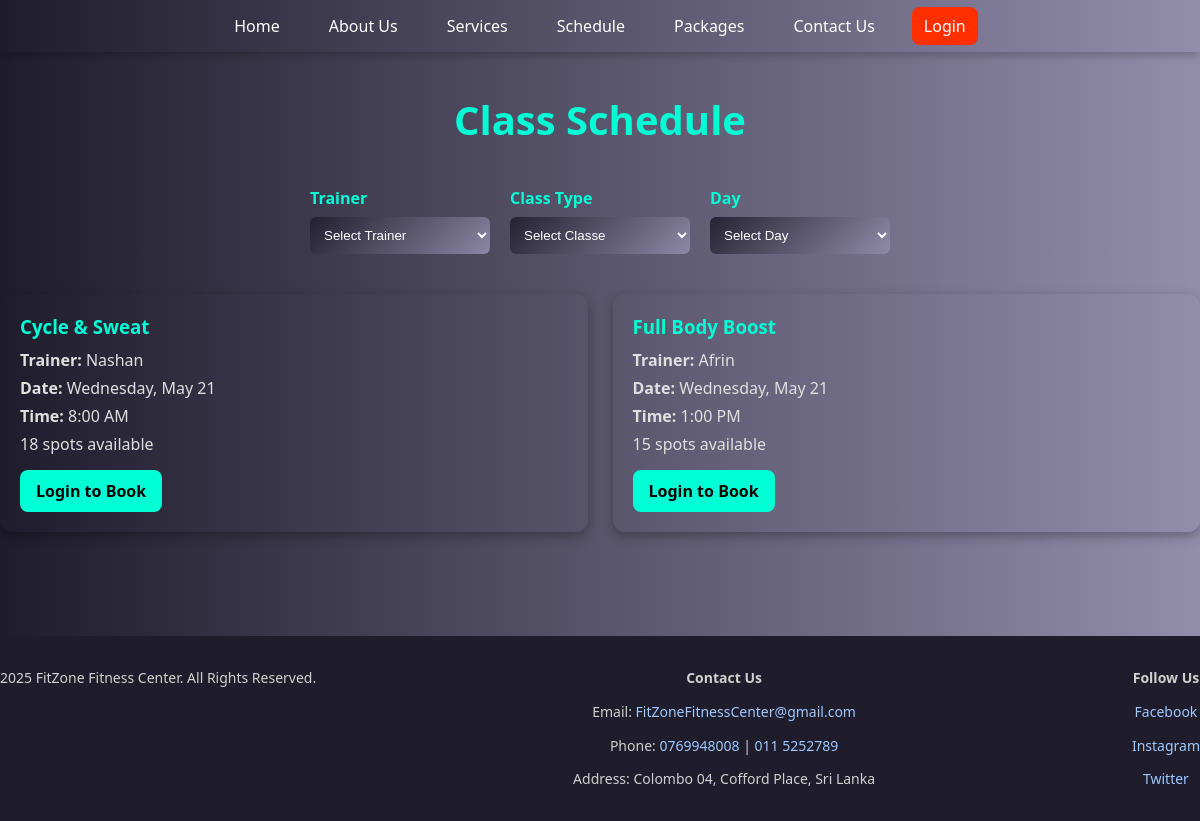
Page /schedule.php on the committed database.
### tables this page shows
CREATE TABLE IF NOT EXISTS schedules (
    id INT PRIMARY KEY AUTO_INCREMENT,
    class_name VARCHAR(100) NOT NULL,
    trainer VARCHAR(100) NOT NULL,
    date DATE NOT NULL,
    time TIME NOT NULL,
    capacity INT NOT NULL,
    current_bookings INT DEFAULT 0,
    created_at TIMESTAMP DEFAULT CURRENT_TIMESTAMP
);

### schedule.php (the view, shortened to what this page needs)
<?php
require_once 'database.php';
?>
<!DOCTYPE html>
<html lang="en">
<head>
    <link rel="stylesheet" href="schedule.css">
</head>
<body>
    <nav class="navbackground">
        <div class="navbar">
            <ul class="navlinks">
                <li><a href="Home.php">Home</a></li>
                <li><a href="AboutUs.html">About Us</a></li>
                <li><a href="Services.html">Services</a></li>
                <li><a href="Schedule.php">Schedule</a></li>
                <li><a href="Packages.html">Packages</a></li>
                <li><a href="Contact.html">Contact Us</a></li>
                <li><a href="login.php" class="login-btn">Login</a></li>
            </ul>
        </div>
    </nav>
<div class="container">
        <div class="header">
            <h1>Class Schedule</h1>
        </div>
        <div class="schedule-container">
            <div class="schedule-filters">
                <div class="filter-group">
                    <label for="trainer">Trainer</label>
                    <select id="trainer" name="trainer" onchange="updateSchedule()">
                        <option value="">Select Trainer</option>
                    </select>
                </div>
                <div class="filter-group">
                    <label for="class">Class Type</label>
                    <select id="class" name="class" onchange="updateSchedule()">
                        <option value=""> Select Classe</option>
                    </select>
                </div>
                <div class="filter-group">
                    <label for="day">Day</label>
                    <select id="day" name="day" onchange="updateSchedule()">
                        <option value="">Select Day</option>
                    </select>
                </div>
            </div>
            <div class="schedule-grid">
                <?php
                $query = "SELECT * FROM schedules WHERE date >= CURDATE()";
                $params = [];
                $query .= " ORDER BY date, time LIMIT 12";
                $stmt = $pdo->prepare($query);
                $stmt->execute($params);
                $schedules = $stmt->fetchAll();
                if (empty($schedules)): ?>
                    <div class="no-classes">
                        <p>No classes found matching your criteria.</p>
                        <p>Try adjusting your filters or check back later for new classes.</p>
                    </div>
                <?php else:
                    foreach ($schedules as $schedule):
                        $availableSpots = $schedule['capacity'] - $schedule['current_bookings'];
                        $availabilityClass = $availableSpots === 0 ? 'full' :
                                        ($availableSpots <= 3 ? 'limited' : 'available');
                        $availabilityText = $availableSpots === 0 ? 'Class Full' :
                                        ($availableSpots . ' spots available');
                ?>
                <div class="schedule-card">
                    <h3><?php echo htmlspecialchars($schedule['class_name']); ?></h3>
                    <div class="schedule-info">
                        <p><strong>Trainer:</strong> <?php echo htmlspecialchars($schedule['trainer']); ?></p>
                        <p><strong>Date:</strong> <?php echo date('l, F j', strtotime($schedule['date'])); ?></p>
                        <p><strong>Time:</strong> <?php echo date('g:i A', strtotime($schedule['time'])); ?></p>
                    </div>
                    <div class="availability <?php echo $availabilityClass; ?>">
                        <?php echo $availabilityText; ?>
                    </div>
                    <a href="login.php" class="login-btn1">Login to Book</a>
                </div>
                <?php endforeach;
                endif; ?>
            </div>
        </div>
    </div>
<br> <br>
<footer class="footer">
<div class="footer-content">
    <div class="footer-left">
        <p > 2025 FitZone Fitness Center. All Rights Reserved.</p>
    </div>
    <div class="footer-center">
        <p><strong>Contact Us </strong></p>
        <p>Email: <a href="mailto:FitZoneFitnessCenter@gmail.com">FitZoneFitnessCenter@gmail.com</a></p>
        <p>Phone: <a href="tel:+94769948008">0769948008</a> | <a href="tel:+94115252789">011 5252789</a></p>
        <p>Address: Colombo 04, Cofford Place, Sri Lanka</p>
    </div>
    <div class="footer-right">
        <p><strong>Follow Us </strong></p>
        <p><a href="https://facebook.com" target="_blank">Facebook</a></p>
        <p><a href="https://instagram.com" target="_blank">Instagram</a></p>
        <p><a href="https://twitter.com" target="_blank">Twitter</a></p>
    </div>
</div>
</footer>
</body>
</html>

### schedule.css (style rules this page uses)
* { margin: 0; padding: 0; box-sizing: border-box; }
body { font-family: 'Segoe UI', Tahoma, Geneva, Verdana, sans-serif; background: linear-gradient(90deg, #1f1c2c, #928dab); }
.navbackground { background: linear-gradient(90deg, #1f1c2c, #928dab); box-shadow: 0 4px 8px rgba(0, 0, 0, 0.2); position: sticky; top: 0; z-index: 1000; }
.navbar { max-width: 1200px; margin: 0 auto; padding: 15px 20px; display: flex; justify-content: center; }
.navlinks { list-style: none; display: flex; flex-wrap: wrap; gap: 25px; }
.navlinks li a { text-decoration: none; color: white; font-size: 16px; font-weight: 500; padding: 8px 12px; transition: all 0.3s ease; border-radius: 8px; }
.login-btn { background-color: #ff2f00; padding: 8px 15px; border-radius: 20px; font-weight: bold; }
body { color: #e0e0e0; }
.container { max-width: 1200px; margin: auto; }
.header h1 { text-align: center; font-size: 2.5rem; color: #00ffd5; margin-bottom: 40px; margin-top: 40px; }
.schedule-filters { display: flex; flex-wrap: wrap; gap: 20px; justify-content: center; margin-bottom: 40px; }
.filter-group { display: flex; flex-direction: column; min-width: 180px; }
.filter-group label { font-weight: 600; margin-bottom: 8px; color: #00ffd5; }
.filter-group select { padding: 10px; border: none; border-radius: 6px; background: linear-gradient(135deg, rgba(31, 28, 44, 0.9), rgba(146, 141, 171, 0.9)); color:#fff; outline: none; transition: background 0.3s; }
.schedule-grid { display: grid; grid-template-columns: repeat(auto-fit, minmax(280px, 1fr)); gap: 25px; }
.schedule-card { background-color: linear-gradient(90deg, #1f1c2c, #928dab); border-radius: 12px; padding: 20px; box-shadow: 0 4px 12px rgba(0,0,0,0.3); transition: transform 0.3s ease, box-shadow 0.3s ease; }
.schedule-card h3 { color: #00ffd5; margin-bottom: 10px; }
.schedule-info p { margin: 6px 0; }
.login-btn1 { display: inline-block; margin-top: 15px; padding: 10px 16px; background-color: #00ffd5; color: #000000; border-radius: 8px; text-decoration: none; text-align: center; transition: background 0.3s ease; font-weight: bold; }
.footer { margin-top: 60px; padding: 20px 0; background-color: #000; color: #888; text-align: center; }
.footer p { margin: 0; font-size: 0.9rem; }
.footer { background-color: #1f1c2c; padding: 20px 0; text-align: center; color: #aaa; }
.footer-content { max-width: 1200px; margin: 0 auto; display: flex; flex-wrap: wrap; justify-content: space-between; gap: 40px; }
.footer p { font-size: 14px; color: #d0d0d0; line-height: 1.7; margin: 10px 0; }
.footer a { color: #9fc9ff; text-decoration: none; transition: color 0.3s ease, text-shadow 0.3s ease; font-weight: 500; }

### rows in the picture
schedules: class_name "Cycle & Sweat", trainer "Nashan", date "Wednesday, May 21", time "8:00 AM", availabilityText "18 spots available"
schedules: class_name "Full Body Boost", trainer "Afrin", date "Wednesday, May 21", time "1:00 PM", availabilityText "15 spots available"
